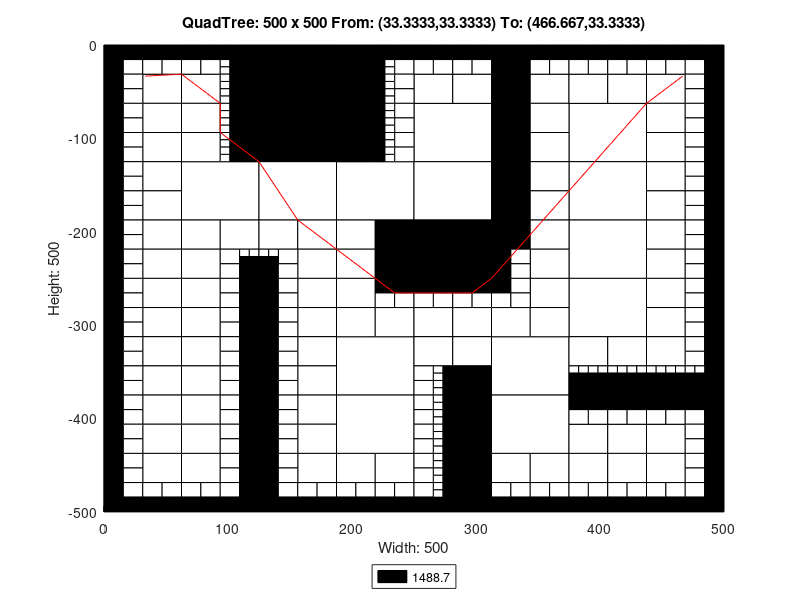

This chart was generated by the following MATLAB code:
axis([0 500 -500 0]);
title('QuadTree: 500 x 500 From: (33.3333,33.3333) To: (466.667,33.3333)');
xlabel('Width: 500');
ylabel('Height: 500');
rectangle('Position',[125 -62.5 62.5 62.5], 'FaceColor',[0 0 0]);
rectangle('Position',[125 -125 62.5 62.5], 'FaceColor',[0 0 0]);
rectangle('Position',[62.5 -187.5 62.5 62.5], 'FaceColor',[1 1 1]);
rectangle('Position',[125 -187.5 62.5 62.5], 'FaceColor',[1 1 1]);
rectangle('Position',[187.5 -187.5 62.5 62.5], 'FaceColor',[1 1 1]);
rectangle('Position',[250 -125 62.5 62.5], 'FaceColor',[1 1 1]);
rectangle('Position',[375 -125 62.5 62.5], 'FaceColor',[1 1 1]);
rectangle('Position',[250 -187.5 62.5 62.5], 'FaceColor',[1 1 1]);
rectangle('Position',[250 -250 62.5 62.5], 'FaceColor',[0 0 0]);
rectangle('Position',[375 -187.5 62.5 62.5], 'FaceColor',[1 1 1]);
rectangle('Position',[375 -250 62.5 62.5], 'FaceColor',[1 1 1]);
rectangle('Position',[187.5 -375 62.5 62.5], 'FaceColor',[1 1 1]);
rectangle('Position',[187.5 -437.5 62.5 62.5], 'FaceColor',[1 1 1]);
rectangle('Position',[312.5 -375 62.5 62.5], 'FaceColor',[1 1 1]);
rectangle('Position',[375 -312.5 62.5 62.5], 'FaceColor',[1 1 1]);
rectangle('Position',[312.5 -437.5 62.5 62.5], 'FaceColor',[1 1 1]);
rectangle('Position',[31.25 -62.5 31.25 31.25], 'FaceColor',[1 1 1]);
rectangle('Position',[62.5 -62.5 31.25 31.25], 'FaceColor',[1 1 1]);
rectangle('Position',[31.25 -93.75 31.25 31.25], 'FaceColor',[1 1 1]);
rectangle('Position',[31.25 -125 31.25 31.25], 'FaceColor',[1 1 1]);
rectangle('Position',[62.5 -93.75 31.25 31.25], 'FaceColor',[1 1 1]);
rectangle('Position',[62.5 -125 31.25 31.25], 'FaceColor',[1 1 1]);
rectangle('Position',[187.5 -31.25 31.25 31.25], 'FaceColor',[0 0 0]);
rectangle('Position',[187.5 -62.5 31.25 31.25], 'FaceColor',[0 0 0]);
rectangle('Position',[187.5 -93.75 31.25 31.25], 'FaceColor',[0 0 0]);
rectangle('Position',[187.5 -125 31.25 31.25], 'FaceColor',[0 0 0]);
rectangle('Position',[31.25 -156.25 31.25 31.25], 'FaceColor',[1 1 1]);
rectangle('Position',[31.25 -187.5 31.25 31.25], 'FaceColor',[1 1 1]);
rectangle('Position',[31.25 -218.75 31.25 31.25], 'FaceColor',[1 1 1]);
rectangle('Position',[31.25 -250 31.25 31.25], 'FaceColor',[1 1 1]);
rectangle('Position',[62.5 -218.75 31.25 31.25], 'FaceColor',[1 1 1]);
rectangle('Position',[93.75 -218.75 31.25 31.25], 'FaceColor',[1 1 1]);
rectangle('Position',[62.5 -250 31.25 31.25], 'FaceColor',[1 1 1]);
rectangle('Position',[125 -218.75 31.25 31.25], 'FaceColor',[1 1 1]);
rectangle('Position',[156.25 -218.75 31.25 31.25], 'FaceColor',[1 1 1]);
rectangle('Position',[156.25 -250 31.25 31.25], 'FaceColor',[1 1 1]);
rectangle('Position',[187.5 -218.75 31.25 31.25], 'FaceColor',[1 1 1]);
rectangle('Position',[218.75 -218.75 31.25 31.25], 'FaceColor',[0 0 0]);
rectangle('Position',[187.5 -250 31.25 31.25], 'FaceColor',[1 1 1]);
rectangle('Position',[218.75 -250 31.25 31.25], 'FaceColor',[0 0 0]);
rectangle('Position',[250 -62.5 31.25 31.25], 'FaceColor',[1 1 1]);
rectangle('Position',[281.25 -62.5 31.25 31.25], 'FaceColor',[1 1 1]);
rectangle('Position',[312.5 -31.25 31.25 31.25], 'FaceColor',[0 0 0]);
rectangle('Position',[312.5 -62.5 31.25 31.25], 'FaceColor',[0 0 0]);
rectangle('Position',[343.75 -62.5 31.25 31.25], 'FaceColor',[1 1 1]);
rectangle('Position',[312.5 -93.75 31.25 31.25], 'FaceColor',[0 0 0]);
rectangle('Position',[343.75 -93.75 31.25 31.25], 'FaceColor',[1 1 1]);
rectangle('Position',[312.5 -125 31.25 31.25], 'FaceColor',[0 0 0]);
rectangle('Position',[343.75 -125 31.25 31.25], 'FaceColor',[1 1 1]);
rectangle('Position',[375 -62.5 31.25 31.25], 'FaceColor',[1 1 1]);
rectangle('Position',[406.25 -62.5 31.25 31.25], 'FaceColor',[1 1 1]);
rectangle('Position',[437.5 -62.5 31.25 31.25], 'FaceColor',[1 1 1]);
rectangle('Position',[437.5 -93.75 31.25 31.25], 'FaceColor',[1 1 1]);
rectangle('Position',[437.5 -125 31.25 31.25], 'FaceColor',[1 1 1]);
rectangle('Position',[312.5 -156.25 31.25 31.25], 'FaceColor',[0 0 0]);
rectangle('Position',[343.75 -156.25 31.25 31.25], 'FaceColor',[1 1 1]);
rectangle('Position',[312.5 -187.5 31.25 31.25], 'FaceColor',[0 0 0]);
rectangle('Position',[343.75 -187.5 31.25 31.25], 'FaceColor',[1 1 1]);
rectangle('Position',[312.5 -218.75 31.25 31.25], 'FaceColor',[0 0 0]);
rectangle('Position',[343.75 -218.75 31.25 31.25], 'FaceColor',[1 1 1]);
rectangle('Position',[343.75 -250 31.25 31.25], 'FaceColor',[1 1 1]);
rectangle('Position',[437.5 -156.25 31.25 31.25], 'FaceColor',[1 1 1]);
rectangle('Position',[437.5 -187.5 31.25 31.25], 'FaceColor',[1 1 1]);
rectangle('Position',[437.5 -218.75 31.25 31.25], 'FaceColor',[1 1 1]);
rectangle('Position',[437.5 -250 31.25 31.25], 'FaceColor',[1 1 1]);
rectangle('Position',[31.25 -281.25 31.25 31.25], 'FaceColor',[1 1 1]);
rectangle('Position',[31.25 -312.5 31.25 31.25], 'FaceColor',[1 1 1]);
rectangle('Position',[62.5 -281.25 31.25 31.25], 'FaceColor',[1 1 1]);
rectangle('Position',[62.5 -312.5 31.25 31.25], 'FaceColor',[1 1 1]);
rectangle('Position',[31.25 -343.75 31.25 31.25], 'FaceColor',[1 1 1]);
rectangle('Position',[31.25 -375 31.25 31.25], 'FaceColor',[1 1 1]);
rectangle('Position',[62.5 -343.75 31.25 31.25], 'FaceColor',[1 1 1]);
rectangle('Position',[62.5 -375 31.25 31.25], 'FaceColor',[1 1 1]);
rectangle('Position',[156.25 -281.25 31.25 31.25], 'FaceColor',[1 1 1]);
rectangle('Position',[156.25 -312.5 31.25 31.25], 'FaceColor',[1 1 1]);
rectangle('Position',[187.5 -281.25 31.25 31.25], 'FaceColor',[1 1 1]);
rectangle('Position',[187.5 -312.5 31.25 31.25], 'FaceColor',[1 1 1]);
rectangle('Position',[218.75 -312.5 31.25 31.25], 'FaceColor',[1 1 1]);
rectangle('Position',[156.25 -343.75 31.25 31.25], 'FaceColor',[1 1 1]);
rectangle('Position',[156.25 -375 31.25 31.25], 'FaceColor',[1 1 1]);
rectangle('Position',[31.25 -406.25 31.25 31.25], 'FaceColor',[1 1 1]);
rectangle('Position',[31.25 -437.5 31.25 31.25], 'FaceColor',[1 1 1]);
rectangle('Position',[62.5 -406.25 31.25 31.25], 'FaceColor',[1 1 1]);
rectangle('Position',[62.5 -437.5 31.25 31.25], 'FaceColor',[1 1 1]);
rectangle('Position',[31.25 -468.75 31.25 31.25], 'FaceColor',[1 1 1]);
rectangle('Position',[62.5 -468.75 31.25 31.25], 'FaceColor',[1 1 1]);
rectangle('Position',[156.25 -406.25 31.25 31.25], 'FaceColor',[1 1 1]);
rectangle('Position',[156.25 -437.5 31.25 31.25], 'FaceColor',[1 1 1]);
rectangle('Position',[156.25 -468.75 31.25 31.25], 'FaceColor',[1 1 1]);
rectangle('Position',[187.5 -468.75 31.25 31.25], 'FaceColor',[1 1 1]);
rectangle('Position',[218.75 -468.75 31.25 31.25], 'FaceColor',[1 1 1]);
rectangle('Position',[250 -312.5 31.25 31.25], 'FaceColor',[1 1 1]);
rectangle('Position',[281.25 -312.5 31.25 31.25], 'FaceColor',[1 1 1]);
rectangle('Position',[343.75 -281.25 31.25 31.25], 'FaceColor',[1 1 1]);
rectangle('Position',[312.5 -312.5 31.25 31.25], 'FaceColor',[1 1 1]);
rectangle('Position',[343.75 -312.5 31.25 31.25], 'FaceColor',[1 1 1]);
rectangle('Position',[250 -343.75 31.25 31.25], 'FaceColor',[1 1 1]);
rectangle('Position',[281.25 -343.75 31.25 31.25], 'FaceColor',[1 1 1]);
rectangle('Position',[281.25 -375 31.25 31.25], 'FaceColor',[0 0 0]);
rectangle('Position',[437.5 -281.25 31.25 31.25], 'FaceColor',[1 1 1]);
rectangle('Position',[437.5 -312.5 31.25 31.25], 'FaceColor',[1 1 1]);
rectangle('Position',[375 -343.75 31.25 31.25], 'FaceColor',[1 1 1]);
rectangle('Position',[406.25 -343.75 31.25 31.25], 'FaceColor',[1 1 1]);
rectangle('Position',[437.5 -343.75 31.25 31.25], 'FaceColor',[1 1 1]);
rectangle('Position',[281.25 -406.25 31.25 31.25], 'FaceColor',[0 0 0]);
rectangle('Position',[281.25 -437.5 31.25 31.25], 'FaceColor',[0 0 0]);
rectangle('Position',[281.25 -468.75 31.25 31.25], 'FaceColor',[0 0 0]);
rectangle('Position',[281.25 -500 31.25 31.25], 'FaceColor',[0 0 0]);
rectangle('Position',[312.5 -468.75 31.25 31.25], 'FaceColor',[1 1 1]);
rectangle('Position',[343.75 -468.75 31.25 31.25], 'FaceColor',[1 1 1]);
rectangle('Position',[375 -437.5 31.25 31.25], 'FaceColor',[1 1 1]);
rectangle('Position',[406.25 -437.5 31.25 31.25], 'FaceColor',[1 1 1]);
rectangle('Position',[437.5 -437.5 31.25 31.25], 'FaceColor',[1 1 1]);
rectangle('Position',[375 -468.75 31.25 31.25], 'FaceColor',[1 1 1]);
rectangle('Position',[406.25 -468.75 31.25 31.25], 'FaceColor',[1 1 1]);
rectangle('Position',[437.5 -468.75 31.25 31.25], 'FaceColor',[1 1 1]);
rectangle('Position',[0 -15.625 15.625 15.625], 'FaceColor',[0 0 0]);
rectangle('Position',[15.625 -15.625 15.625 15.625], 'FaceColor',[0 0 0]);
rectangle('Position',[0 -31.25 15.625 15.625], 'FaceColor',[0 0 0]);
rectangle('Position',[15.625 -31.25 15.625 15.625], 'FaceColor',[1 1 1]);
rectangle('Position',[31.25 -15.625 15.625 15.625], 'FaceColor',[0 0 0]);
rectangle('Position',[46.875 -15.625 15.625 15.625], 'FaceColor',[0 0 0]);
rectangle('Position',[31.25 -31.25 15.625 15.625], 'FaceColor',[1 1 1]);
rectangle('Position',[46.875 -31.25 15.625 15.625], 'FaceColor',[1 1 1]);
rectangle('Position',[0 -46.875 15.625 15.625], 'FaceColor',[0 0 0]);
rectangle('Position',[15.625 -46.875 15.625 15.625], 'FaceColor',[1 1 1]);
rectangle('Position',[0 -62.5 15.625 15.625], 'FaceColor',[0 0 0]);
rectangle('Position',[15.625 -62.5 15.625 15.625], 'FaceColor',[1 1 1]);
rectangle('Position',[62.5 -15.625 15.625 15.625], 'FaceColor',[0 0 0]);
rectangle('Position',[78.125 -15.625 15.625 15.625], 'FaceColor',[0 0 0]);
rectangle('Position',[62.5 -31.25 15.625 15.625], 'FaceColor',[1 1 1]);
rectangle('Position',[78.125 -31.25 15.625 15.625], 'FaceColor',[1 1 1]);
rectangle('Position',[93.75 -15.625 15.625 15.625], 'FaceColor',[0 0 0]);
rectangle('Position',[109.375 -15.625 15.625 15.625], 'FaceColor',[0 0 0]);
rectangle('Position',[109.375 -31.25 15.625 15.625], 'FaceColor',[0 0 0]);
rectangle('Position',[109.375 -46.875 15.625 15.625], 'FaceColor',[0 0 0]);
rectangle('Position',[109.375 -62.5 15.625 15.625], 'FaceColor',[0 0 0]);
rectangle('Position',[0 -78.125 15.625 15.625], 'FaceColor',[0 0 0]);
rectangle('Position',[15.625 -78.125 15.625 15.625], 'FaceColor',[1 1 1]);
rectangle('Position',[0 -93.75 15.625 15.625], 'FaceColor',[0 0 0]);
rectangle('Position',[15.625 -93.75 15.625 15.625], 'FaceColor',[1 1 1]);
rectangle('Position',[0 -109.375 15.625 15.625], 'FaceColor',[0 0 0]);
rectangle('Position',[15.625 -109.375 15.625 15.625], 'FaceColor',[1 1 1]);
rectangle('Position',[0 -125 15.625 15.625], 'FaceColor',[0 0 0]);
rectangle('Position',[15.625 -125 15.625 15.625], 'FaceColor',[1 1 1]);
rectangle('Position',[109.375 -78.125 15.625 15.625], 'FaceColor',[0 0 0]);
rectangle('Position',[109.375 -93.75 15.625 15.625], 'FaceColor',[0 0 0]);
rectangle('Position',[109.375 -109.375 15.625 15.625], 'FaceColor',[0 0 0]);
rectangle('Position',[109.375 -125 15.625 15.625], 'FaceColor',[0 0 0]);
rectangle('Position',[218.75 -15.625 15.625 15.625], 'FaceColor',[0 0 0]);
rectangle('Position',[234.375 -15.625 15.625 15.625], 'FaceColor',[0 0 0]);
rectangle('Position',[234.375 -31.25 15.625 15.625], 'FaceColor',[1 1 1]);
rectangle('Position',[234.375 -46.875 15.625 15.625], 'FaceColor',[1 1 1]);
rectangle('Position',[234.375 -62.5 15.625 15.625], 'FaceColor',[1 1 1]);
rectangle('Position',[234.375 -78.125 15.625 15.625], 'FaceColor',[1 1 1]);
rectangle('Position',[234.375 -93.75 15.625 15.625], 'FaceColor',[1 1 1]);
rectangle('Position',[234.375 -109.375 15.625 15.625], 'FaceColor',[1 1 1]);
rectangle('Position',[234.375 -125 15.625 15.625], 'FaceColor',[1 1 1]);
rectangle('Position',[0 -140.625 15.625 15.625], 'FaceColor',[0 0 0]);
rectangle('Position',[15.625 -140.625 15.625 15.625], 'FaceColor',[1 1 1]);
rectangle('Position',[0 -156.25 15.625 15.625], 'FaceColor',[0 0 0]);
rectangle('Position',[15.625 -156.25 15.625 15.625], 'FaceColor',[1 1 1]);
rectangle('Position',[0 -171.875 15.625 15.625], 'FaceColor',[0 0 0]);
rectangle('Position',[15.625 -171.875 15.625 15.625], 'FaceColor',[1 1 1]);
rectangle('Position',[0 -187.5 15.625 15.625], 'FaceColor',[0 0 0]);
rectangle('Position',[15.625 -187.5 15.625 15.625], 'FaceColor',[1 1 1]);
rectangle('Position',[0 -203.125 15.625 15.625], 'FaceColor',[0 0 0]);
rectangle('Position',[15.625 -203.125 15.625 15.625], 'FaceColor',[1 1 1]);
rectangle('Position',[0 -218.75 15.625 15.625], 'FaceColor',[0 0 0]);
rectangle('Position',[15.625 -218.75 15.625 15.625], 'FaceColor',[1 1 1]);
rectangle('Position',[0 -234.375 15.625 15.625], 'FaceColor',[0 0 0]);
rectangle('Position',[15.625 -234.375 15.625 15.625], 'FaceColor',[1 1 1]);
rectangle('Position',[0 -250 15.625 15.625], 'FaceColor',[0 0 0]);
rectangle('Position',[15.625 -250 15.625 15.625], 'FaceColor',[1 1 1]);
rectangle('Position',[93.75 -234.375 15.625 15.625], 'FaceColor',[1 1 1]);
rectangle('Position',[93.75 -250 15.625 15.625], 'FaceColor',[1 1 1]);
rectangle('Position',[109.375 -250 15.625 15.625], 'FaceColor',[0 0 0]);
rectangle('Position',[140.625 -234.375 15.625 15.625], 'FaceColor',[1 1 1]);
rectangle('Position',[125 -250 15.625 15.625], 'FaceColor',[0 0 0]);
rectangle('Position',[140.625 -250 15.625 15.625], 'FaceColor',[1 1 1]);
rectangle('Position',[250 -15.625 15.625 15.625], 'FaceColor',[0 0 0]);
rectangle('Position',[265.625 -15.625 15.625 15.625], 'FaceColor',[0 0 0]);
rectangle('Position',[250 -31.25 15.625 15.625], 'FaceColor',[1 1 1]);
rectangle('Position',[265.625 -31.25 15.625 15.625], 'FaceColor',[1 1 1]);
rectangle('Position',[281.25 -15.625 15.625 15.625], 'FaceColor',[0 0 0]);
rectangle('Position',[296.875 -15.625 15.625 15.625], 'FaceColor',[0 0 0]);
rectangle('Position',[281.25 -31.25 15.625 15.625], 'FaceColor',[1 1 1]);
rectangle('Position',[296.875 -31.25 15.625 15.625], 'FaceColor',[1 1 1]);
rectangle('Position',[343.75 -15.625 15.625 15.625], 'FaceColor',[0 0 0]);
rectangle('Position',[359.375 -15.625 15.625 15.625], 'FaceColor',[0 0 0]);
rectangle('Position',[343.75 -31.25 15.625 15.625], 'FaceColor',[1 1 1]);
rectangle('Position',[359.375 -31.25 15.625 15.625], 'FaceColor',[1 1 1]);
rectangle('Position',[375 -15.625 15.625 15.625], 'FaceColor',[0 0 0]);
rectangle('Position',[390.625 -15.625 15.625 15.625], 'FaceColor',[0 0 0]);
rectangle('Position',[375 -31.25 15.625 15.625], 'FaceColor',[1 1 1]);
rectangle('Position',[390.625 -31.25 15.625 15.625], 'FaceColor',[1 1 1]);
rectangle('Position',[406.25 -15.625 15.625 15.625], 'FaceColor',[0 0 0]);
rectangle('Position',[421.875 -15.625 15.625 15.625], 'FaceColor',[0 0 0]);
rectangle('Position',[406.25 -31.25 15.625 15.625], 'FaceColor',[1 1 1]);
rectangle('Position',[421.875 -31.25 15.625 15.625], 'FaceColor',[1 1 1]);
rectangle('Position',[437.5 -15.625 15.625 15.625], 'FaceColor',[0 0 0]);
rectangle('Position',[453.125 -15.625 15.625 15.625], 'FaceColor',[0 0 0]);
rectangle('Position',[437.5 -31.25 15.625 15.625], 'FaceColor',[1 1 1]);
rectangle('Position',[453.125 -31.25 15.625 15.625], 'FaceColor',[1 1 1]);
rectangle('Position',[468.75 -15.625 15.625 15.625], 'FaceColor',[0 0 0]);
rectangle('Position',[484.375 -15.625 15.625 15.625], 'FaceColor',[0 0 0]);
rectangle('Position',[468.75 -31.25 15.625 15.625], 'FaceColor',[1 1 1]);
rectangle('Position',[484.375 -31.25 15.625 15.625], 'FaceColor',[0 0 0]);
rectangle('Position',[468.75 -46.875 15.625 15.625], 'FaceColor',[1 1 1]);
rectangle('Position',[484.375 -46.875 15.625 15.625], 'FaceColor',[0 0 0]);
rectangle('Position',[468.75 -62.5 15.625 15.625], 'FaceColor',[1 1 1]);
rectangle('Position',[484.375 -62.5 15.625 15.625], 'FaceColor',[0 0 0]);
rectangle('Position',[468.75 -78.125 15.625 15.625], 'FaceColor',[1 1 1]);
rectangle('Position',[484.375 -78.125 15.625 15.625], 'FaceColor',[0 0 0]);
rectangle('Position',[468.75 -93.75 15.625 15.625], 'FaceColor',[1 1 1]);
rectangle('Position',[484.375 -93.75 15.625 15.625], 'FaceColor',[0 0 0]);
rectangle('Position',[468.75 -109.375 15.625 15.625], 'FaceColor',[1 1 1]);
rectangle('Position',[484.375 -109.375 15.625 15.625], 'FaceColor',[0 0 0]);
rectangle('Position',[468.75 -125 15.625 15.625], 'FaceColor',[1 1 1]);
rectangle('Position',[484.375 -125 15.625 15.625], 'FaceColor',[0 0 0]);
rectangle('Position',[312.5 -234.375 15.625 15.625], 'FaceColor',[0 0 0]);
rectangle('Position',[328.125 -234.375 15.625 15.625], 'FaceColor',[1 1 1]);
rectangle('Position',[312.5 -250 15.625 15.625], 'FaceColor',[0 0 0]);
rectangle('Position',[328.125 -250 15.625 15.625], 'FaceColor',[1 1 1]);
rectangle('Position',[468.75 -140.625 15.625 15.625], 'FaceColor',[1 1 1]);
rectangle('Position',[484.375 -140.625 15.625 15.625], 'FaceColor',[0 0 0]);
rectangle('Position',[468.75 -156.25 15.625 15.625], 'FaceColor',[1 1 1]);
rectangle('Position',[484.375 -156.25 15.625 15.625], 'FaceColor',[0 0 0]);
rectangle('Position',[468.75 -171.875 15.625 15.625], 'FaceColor',[1 1 1]);
rectangle('Position',[484.375 -171.875 15.625 15.625], 'FaceColor',[0 0 0]);
rectangle('Position',[468.75 -187.5 15.625 15.625], 'FaceColor',[1 1 1]);
rectangle('Position',[484.375 -187.5 15.625 15.625], 'FaceColor',[0 0 0]);
rectangle('Position',[468.75 -203.125 15.625 15.625], 'FaceColor',[1 1 1]);
rectangle('Position',[484.375 -203.125 15.625 15.625], 'FaceColor',[0 0 0]);
rectangle('Position',[468.75 -218.75 15.625 15.625], 'FaceColor',[1 1 1]);
rectangle('Position',[484.375 -218.75 15.625 15.625], 'FaceColor',[0 0 0]);
rectangle('Position',[468.75 -234.375 15.625 15.625], 'FaceColor',[1 1 1]);
rectangle('Position',[484.375 -234.375 15.625 15.625], 'FaceColor',[0 0 0]);
rectangle('Position',[468.75 -250 15.625 15.625], 'FaceColor',[1 1 1]);
rectangle('Position',[484.375 -250 15.625 15.625], 'FaceColor',[0 0 0]);
rectangle('Position',[0 -265.625 15.625 15.625], 'FaceColor',[0 0 0]);
rectangle('Position',[15.625 -265.625 15.625 15.625], 'FaceColor',[1 1 1]);
rectangle('Position',[0 -281.25 15.625 15.625], 'FaceColor',[0 0 0]);
rectangle('Position',[15.625 -281.25 15.625 15.625], 'FaceColor',[1 1 1]);
rectangle('Position',[0 -296.875 15.625 15.625], 'FaceColor',[0 0 0]);
rectangle('Position',[15.625 -296.875 15.625 15.625], 'FaceColor',[1 1 1]);
rectangle('Position',[0 -312.5 15.625 15.625], 'FaceColor',[0 0 0]);
rectangle('Position',[15.625 -312.5 15.625 15.625], 'FaceColor',[1 1 1]);
rectangle('Position',[93.75 -265.625 15.625 15.625], 'FaceColor',[1 1 1]);
rectangle('Position',[109.375 -265.625 15.625 15.625], 'FaceColor',[0 0 0]);
rectangle('Position',[93.75 -281.25 15.625 15.625], 'FaceColor',[1 1 1]);
rectangle('Position',[109.375 -281.25 15.625 15.625], 'FaceColor',[0 0 0]);
rectangle('Position',[93.75 -296.875 15.625 15.625], 'FaceColor',[1 1 1]);
rectangle('Position',[109.375 -296.875 15.625 15.625], 'FaceColor',[0 0 0]);
rectangle('Position',[93.75 -312.5 15.625 15.625], 'FaceColor',[1 1 1]);
rectangle('Position',[109.375 -312.5 15.625 15.625], 'FaceColor',[0 0 0]);
rectangle('Position',[0 -328.125 15.625 15.625], 'FaceColor',[0 0 0]);
rectangle('Position',[15.625 -328.125 15.625 15.625], 'FaceColor',[1 1 1]);
rectangle('Position',[0 -343.75 15.625 15.625], 'FaceColor',[0 0 0]);
rectangle('Position',[15.625 -343.75 15.625 15.625], 'FaceColor',[1 1 1]);
rectangle('Position',[0 -359.375 15.625 15.625], 'FaceColor',[0 0 0]);
rectangle('Position',[15.625 -359.375 15.625 15.625], 'FaceColor',[1 1 1]);
rectangle('Position',[0 -375 15.625 15.625], 'FaceColor',[0 0 0]);
rectangle('Position',[15.625 -375 15.625 15.625], 'FaceColor',[1 1 1]);
rectangle('Position',[93.75 -328.125 15.625 15.625], 'FaceColor',[1 1 1]);
rectangle('Position',[109.375 -328.125 15.625 15.625], 'FaceColor',[0 0 0]);
rectangle('Position',[93.75 -343.75 15.625 15.625], 'FaceColor',[1 1 1]);
rectangle('Position',[109.375 -343.75 15.625 15.625], 'FaceColor',[0 0 0]);
rectangle('Position',[93.75 -359.375 15.625 15.625], 'FaceColor',[1 1 1]);
rectangle('Position',[109.375 -359.375 15.625 15.625], 'FaceColor',[0 0 0]);
rectangle('Position',[93.75 -375 15.625 15.625], 'FaceColor',[1 1 1]);
rectangle('Position',[109.375 -375 15.625 15.625], 'FaceColor',[0 0 0]);
rectangle('Position',[125 -265.625 15.625 15.625], 'FaceColor',[0 0 0]);
rectangle('Position',[140.625 -265.625 15.625 15.625], 'FaceColor',[1 1 1]);
rectangle('Position',[125 -281.25 15.625 15.625], 'FaceColor',[0 0 0]);
rectangle('Position',[140.625 -281.25 15.625 15.625], 'FaceColor',[1 1 1]);
rectangle('Position',[125 -296.875 15.625 15.625], 'FaceColor',[0 0 0]);
rectangle('Position',[140.625 -296.875 15.625 15.625], 'FaceColor',[1 1 1]);
rectangle('Position',[125 -312.5 15.625 15.625], 'FaceColor',[0 0 0]);
rectangle('Position',[140.625 -312.5 15.625 15.625], 'FaceColor',[1 1 1]);
rectangle('Position',[218.75 -265.625 15.625 15.625], 'FaceColor',[0 0 0]);
rectangle('Position',[234.375 -265.625 15.625 15.625], 'FaceColor',[0 0 0]);
rectangle('Position',[218.75 -281.25 15.625 15.625], 'FaceColor',[1 1 1]);
rectangle('Position',[234.375 -281.25 15.625 15.625], 'FaceColor',[1 1 1]);
rectangle('Position',[125 -328.125 15.625 15.625], 'FaceColor',[0 0 0]);
rectangle('Position',[140.625 -328.125 15.625 15.625], 'FaceColor',[1 1 1]);
rectangle('Position',[125 -343.75 15.625 15.625], 'FaceColor',[0 0 0]);
rectangle('Position',[140.625 -343.75 15.625 15.625], 'FaceColor',[1 1 1]);
rectangle('Position',[125 -359.375 15.625 15.625], 'FaceColor',[0 0 0]);
rectangle('Position',[140.625 -359.375 15.625 15.625], 'FaceColor',[1 1 1]);
rectangle('Position',[125 -375 15.625 15.625], 'FaceColor',[0 0 0]);
rectangle('Position',[140.625 -375 15.625 15.625], 'FaceColor',[1 1 1]);
rectangle('Position',[0 -390.625 15.625 15.625], 'FaceColor',[0 0 0]);
rectangle('Position',[15.625 -390.625 15.625 15.625], 'FaceColor',[1 1 1]);
rectangle('Position',[0 -406.25 15.625 15.625], 'FaceColor',[0 0 0]);
rectangle('Position',[15.625 -406.25 15.625 15.625], 'FaceColor',[1 1 1]);
rectangle('Position',[0 -421.875 15.625 15.625], 'FaceColor',[0 0 0]);
rectangle('Position',[15.625 -421.875 15.625 15.625], 'FaceColor',[1 1 1]);
rectangle('Position',[0 -437.5 15.625 15.625], 'FaceColor',[0 0 0]);
rectangle('Position',[15.625 -437.5 15.625 15.625], 'FaceColor',[1 1 1]);
rectangle('Position',[93.75 -390.625 15.625 15.625], 'FaceColor',[1 1 1]);
rectangle('Position',[109.375 -390.625 15.625 15.625], 'FaceColor',[0 0 0]);
rectangle('Position',[93.75 -406.25 15.625 15.625], 'FaceColor',[1 1 1]);
rectangle('Position',[109.375 -406.25 15.625 15.625], 'FaceColor',[0 0 0]);
rectangle('Position',[93.75 -421.875 15.625 15.625], 'FaceColor',[1 1 1]);
rectangle('Position',[109.375 -421.875 15.625 15.625], 'FaceColor',[0 0 0]);
rectangle('Position',[93.75 -437.5 15.625 15.625], 'FaceColor',[1 1 1]);
rectangle('Position',[109.375 -437.5 15.625 15.625], 'FaceColor',[0 0 0]);
rectangle('Position',[0 -453.125 15.625 15.625], 'FaceColor',[0 0 0]);
rectangle('Position',[15.625 -453.125 15.625 15.625], 'FaceColor',[1 1 1]);
rectangle('Position',[0 -468.75 15.625 15.625], 'FaceColor',[0 0 0]);
rectangle('Position',[15.625 -468.75 15.625 15.625], 'FaceColor',[1 1 1]);
rectangle('Position',[0 -484.375 15.625 15.625], 'FaceColor',[0 0 0]);
rectangle('Position',[15.625 -484.375 15.625 15.625], 'FaceColor',[1 1 1]);
rectangle('Position',[0 -500 15.625 15.625], 'FaceColor',[0 0 0]);
rectangle('Position',[15.625 -500 15.625 15.625], 'FaceColor',[0 0 0]);
rectangle('Position',[31.25 -484.375 15.625 15.625], 'FaceColor',[1 1 1]);
rectangle('Position',[46.875 -484.375 15.625 15.625], 'FaceColor',[1 1 1]);
rectangle('Position',[31.25 -500 15.625 15.625], 'FaceColor',[0 0 0]);
rectangle('Position',[46.875 -500 15.625 15.625], 'FaceColor',[0 0 0]);
rectangle('Position',[93.75 -453.125 15.625 15.625], 'FaceColor',[1 1 1]);
rectangle('Position',[109.375 -453.125 15.625 15.625], 'FaceColor',[0 0 0]);
rectangle('Position',[93.75 -468.75 15.625 15.625], 'FaceColor',[1 1 1]);
rectangle('Position',[109.375 -468.75 15.625 15.625], 'FaceColor',[0 0 0]);
rectangle('Position',[62.5 -484.375 15.625 15.625], 'FaceColor',[1 1 1]);
rectangle('Position',[78.125 -484.375 15.625 15.625], 'FaceColor',[1 1 1]);
rectangle('Position',[62.5 -500 15.625 15.625], 'FaceColor',[0 0 0]);
rectangle('Position',[78.125 -500 15.625 15.625], 'FaceColor',[0 0 0]);
rectangle('Position',[93.75 -484.375 15.625 15.625], 'FaceColor',[1 1 1]);
rectangle('Position',[109.375 -484.375 15.625 15.625], 'FaceColor',[0 0 0]);
rectangle('Position',[93.75 -500 15.625 15.625], 'FaceColor',[0 0 0]);
rectangle('Position',[109.375 -500 15.625 15.625], 'FaceColor',[0 0 0]);
rectangle('Position',[125 -390.625 15.625 15.625], 'FaceColor',[0 0 0]);
rectangle('Position',[140.625 -390.625 15.625 15.625], 'FaceColor',[1 1 1]);
rectangle('Position',[125 -406.25 15.625 15.625], 'FaceColor',[0 0 0]);
rectangle('Position',[140.625 -406.25 15.625 15.625], 'FaceColor',[1 1 1]);
rectangle('Position',[125 -421.875 15.625 15.625], 'FaceColor',[0 0 0]);
rectangle('Position',[140.625 -421.875 15.625 15.625], 'FaceColor',[1 1 1]);
rectangle('Position',[125 -437.5 15.625 15.625], 'FaceColor',[0 0 0]);
rectangle('Position',[140.625 -437.5 15.625 15.625], 'FaceColor',[1 1 1]);
rectangle('Position',[125 -453.125 15.625 15.625], 'FaceColor',[0 0 0]);
rectangle('Position',[140.625 -453.125 15.625 15.625], 'FaceColor',[1 1 1]);
rectangle('Position',[125 -468.75 15.625 15.625], 'FaceColor',[0 0 0]);
rectangle('Position',[140.625 -468.75 15.625 15.625], 'FaceColor',[1 1 1]);
rectangle('Position',[125 -484.375 15.625 15.625], 'FaceColor',[0 0 0]);
rectangle('Position',[140.625 -484.375 15.625 15.625], 'FaceColor',[1 1 1]);
rectangle('Position',[125 -500 15.625 15.625], 'FaceColor',[0 0 0]);
rectangle('Position',[140.625 -500 15.625 15.625], 'FaceColor',[0 0 0]);
rectangle('Position',[156.25 -484.375 15.625 15.625], 'FaceColor',[1 1 1]);
rectangle('Position',[171.875 -484.375 15.625 15.625], 'FaceColor',[1 1 1]);
rectangle('Position',[156.25 -500 15.625 15.625], 'FaceColor',[0 0 0]);
rectangle('Position',[171.875 -500 15.625 15.625], 'FaceColor',[0 0 0]);
rectangle('Position',[187.5 -484.375 15.625 15.625], 'FaceColor',[1 1 1]);
rectangle('Position',[203.125 -484.375 15.625 15.625], 'FaceColor',[1 1 1]);
rectangle('Position',[187.5 -500 15.625 15.625], 'FaceColor',[0 0 0]);
rectangle('Position',[203.125 -500 15.625 15.625], 'FaceColor',[0 0 0]);
rectangle('Position',[218.75 -484.375 15.625 15.625], 'FaceColor',[1 1 1]);
rectangle('Position',[234.375 -484.375 15.625 15.625], 'FaceColor',[1 1 1]);
rectangle('Position',[218.75 -500 15.625 15.625], 'FaceColor',[0 0 0]);
rectangle('Position',[234.375 -500 15.625 15.625], 'FaceColor',[0 0 0]);
rectangle('Position',[250 -265.625 15.625 15.625], 'FaceColor',[0 0 0]);
rectangle('Position',[265.625 -265.625 15.625 15.625], 'FaceColor',[0 0 0]);
rectangle('Position',[250 -281.25 15.625 15.625], 'FaceColor',[1 1 1]);
rectangle('Position',[265.625 -281.25 15.625 15.625], 'FaceColor',[1 1 1]);
rectangle('Position',[281.25 -265.625 15.625 15.625], 'FaceColor',[0 0 0]);
rectangle('Position',[296.875 -265.625 15.625 15.625], 'FaceColor',[0 0 0]);
rectangle('Position',[281.25 -281.25 15.625 15.625], 'FaceColor',[1 1 1]);
rectangle('Position',[296.875 -281.25 15.625 15.625], 'FaceColor',[1 1 1]);
rectangle('Position',[312.5 -265.625 15.625 15.625], 'FaceColor',[0 0 0]);
rectangle('Position',[328.125 -265.625 15.625 15.625], 'FaceColor',[1 1 1]);
rectangle('Position',[312.5 -281.25 15.625 15.625], 'FaceColor',[1 1 1]);
rectangle('Position',[328.125 -281.25 15.625 15.625], 'FaceColor',[1 1 1]);
rectangle('Position',[250 -359.375 15.625 15.625], 'FaceColor',[1 1 1]);
rectangle('Position',[250 -375 15.625 15.625], 'FaceColor',[1 1 1]);
rectangle('Position',[468.75 -265.625 15.625 15.625], 'FaceColor',[1 1 1]);
rectangle('Position',[484.375 -265.625 15.625 15.625], 'FaceColor',[0 0 0]);
rectangle('Position',[468.75 -281.25 15.625 15.625], 'FaceColor',[1 1 1]);
rectangle('Position',[484.375 -281.25 15.625 15.625], 'FaceColor',[0 0 0]);
rectangle('Position',[468.75 -296.875 15.625 15.625], 'FaceColor',[1 1 1]);
rectangle('Position',[484.375 -296.875 15.625 15.625], 'FaceColor',[0 0 0]);
rectangle('Position',[468.75 -312.5 15.625 15.625], 'FaceColor',[1 1 1]);
rectangle('Position',[484.375 -312.5 15.625 15.625], 'FaceColor',[0 0 0]);
rectangle('Position',[375 -375 15.625 15.625], 'FaceColor',[0 0 0]);
rectangle('Position',[390.625 -375 15.625 15.625], 'FaceColor',[0 0 0]);
rectangle('Position',[406.25 -375 15.625 15.625], 'FaceColor',[0 0 0]);
rectangle('Position',[421.875 -375 15.625 15.625], 'FaceColor',[0 0 0]);
rectangle('Position',[468.75 -328.125 15.625 15.625], 'FaceColor',[1 1 1]);
rectangle('Position',[484.375 -328.125 15.625 15.625], 'FaceColor',[0 0 0]);
rectangle('Position',[468.75 -343.75 15.625 15.625], 'FaceColor',[1 1 1]);
rectangle('Position',[484.375 -343.75 15.625 15.625], 'FaceColor',[0 0 0]);
rectangle('Position',[437.5 -375 15.625 15.625], 'FaceColor',[0 0 0]);
rectangle('Position',[453.125 -375 15.625 15.625], 'FaceColor',[0 0 0]);
rectangle('Position',[484.375 -359.375 15.625 15.625], 'FaceColor',[0 0 0]);
rectangle('Position',[468.75 -375 15.625 15.625], 'FaceColor',[0 0 0]);
rectangle('Position',[484.375 -375 15.625 15.625], 'FaceColor',[0 0 0]);
rectangle('Position',[250 -390.625 15.625 15.625], 'FaceColor',[1 1 1]);
rectangle('Position',[250 -406.25 15.625 15.625], 'FaceColor',[1 1 1]);
rectangle('Position',[250 -421.875 15.625 15.625], 'FaceColor',[1 1 1]);
rectangle('Position',[250 -437.5 15.625 15.625], 'FaceColor',[1 1 1]);
rectangle('Position',[250 -453.125 15.625 15.625], 'FaceColor',[1 1 1]);
rectangle('Position',[250 -468.75 15.625 15.625], 'FaceColor',[1 1 1]);
rectangle('Position',[250 -484.375 15.625 15.625], 'FaceColor',[1 1 1]);
rectangle('Position',[250 -500 15.625 15.625], 'FaceColor',[0 0 0]);
rectangle('Position',[265.625 -500 15.625 15.625], 'FaceColor',[0 0 0]);
rectangle('Position',[312.5 -484.375 15.625 15.625], 'FaceColor',[1 1 1]);
rectangle('Position',[328.125 -484.375 15.625 15.625], 'FaceColor',[1 1 1]);
rectangle('Position',[312.5 -500 15.625 15.625], 'FaceColor',[0 0 0]);
rectangle('Position',[328.125 -500 15.625 15.625], 'FaceColor',[0 0 0]);
rectangle('Position',[343.75 -484.375 15.625 15.625], 'FaceColor',[1 1 1]);
rectangle('Position',[359.375 -484.375 15.625 15.625], 'FaceColor',[1 1 1]);
rectangle('Position',[343.75 -500 15.625 15.625], 'FaceColor',[0 0 0]);
rectangle('Position',[359.375 -500 15.625 15.625], 'FaceColor',[0 0 0]);
rectangle('Position',[375 -390.625 15.625 15.625], 'FaceColor',[0 0 0]);
rectangle('Position',[390.625 -390.625 15.625 15.625], 'FaceColor',[0 0 0]);
rectangle('Position',[375 -406.25 15.625 15.625], 'FaceColor',[1 1 1]);
rectangle('Position',[390.625 -406.25 15.625 15.625], 'FaceColor',[1 1 1]);
rectangle('Position',[406.25 -390.625 15.625 15.625], 'FaceColor',[0 0 0]);
rectangle('Position',[421.875 -390.625 15.625 15.625], 'FaceColor',[0 0 0]);
rectangle('Position',[406.25 -406.25 15.625 15.625], 'FaceColor',[1 1 1]);
rectangle('Position',[421.875 -406.25 15.625 15.625], 'FaceColor',[1 1 1]);
rectangle('Position',[437.5 -390.625 15.625 15.625], 'FaceColor',[0 0 0]);
rectangle('Position',[453.125 -390.625 15.625 15.625], 'FaceColor',[0 0 0]);
rectangle('Position',[437.5 -406.25 15.625 15.625], 'FaceColor',[1 1 1]);
rectangle('Position',[453.125 -406.25 15.625 15.625], 'FaceColor',[1 1 1]);
rectangle('Position',[468.75 -390.625 15.625 15.625], 'FaceColor',[0 0 0]);
rectangle('Position',[484.375 -390.625 15.625 15.625], 'FaceColor',[0 0 0]);
rectangle('Position',[468.75 -406.25 15.625 15.625], 'FaceColor',[1 1 1]);
rectangle('Position',[484.375 -406.25 15.625 15.625], 'FaceColor',[0 0 0]);
rectangle('Position',[468.75 -421.875 15.625 15.625], 'FaceColor',[1 1 1]);
rectangle('Position',[484.375 -421.875 15.625 15.625], 'FaceColor',[0 0 0]);
rectangle('Position',[468.75 -437.5 15.625 15.625], 'FaceColor',[1 1 1]);
rectangle('Position',[484.375 -437.5 15.625 15.625], 'FaceColor',[0 0 0]);
rectangle('Position',[375 -484.375 15.625 15.625], 'FaceColor',[1 1 1]);
rectangle('Position',[390.625 -484.375 15.625 15.625], 'FaceColor',[1 1 1]);
rectangle('Position',[375 -500 15.625 15.625], 'FaceColor',[0 0 0]);
rectangle('Position',[390.625 -500 15.625 15.625], 'FaceColor',[0 0 0]);
rectangle('Position',[406.25 -484.375 15.625 15.625], 'FaceColor',[1 1 1]);
rectangle('Position',[421.875 -484.375 15.625 15.625], 'FaceColor',[1 1 1]);
rectangle('Position',[406.25 -500 15.625 15.625], 'FaceColor',[0 0 0]);
rectangle('Position',[421.875 -500 15.625 15.625], 'FaceColor',[0 0 0]);
rectangle('Position',[468.75 -453.125 15.625 15.625], 'FaceColor',[1 1 1]);
rectangle('Position',[484.375 -453.125 15.625 15.625], 'FaceColor',[0 0 0]);
rectangle('Position',[468.75 -468.75 15.625 15.625], 'FaceColor',[1 1 1]);
rectangle('Position',[484.375 -468.75 15.625 15.625], 'FaceColor',[0 0 0]);
rectangle('Position',[437.5 -484.375 15.625 15.625], 'FaceColor',[1 1 1]);
rectangle('Position',[453.125 -484.375 15.625 15.625], 'FaceColor',[1 1 1]);
rectangle('Position',[437.5 -500 15.625 15.625], 'FaceColor',[0 0 0]);
rectangle('Position',[453.125 -500 15.625 15.625], 'FaceColor',[0 0 0]);
rectangle('Position',[468.75 -484.375 15.625 15.625], 'FaceColor',[1 1 1]);
rectangle('Position',[484.375 -484.375 15.625 15.625], 'FaceColor',[0 0 0]);
rectangle('Position',[468.75 -500 15.625 15.625], 'FaceColor',[0 0 0]);
rectangle('Position',[484.375 -500 15.625 15.625], 'FaceColor',[0 0 0]);
rectangle('Position',[93.75 -23.4375 7.8125 7.8125], 'FaceColor',[1 1 1]);
rectangle('Position',[101.562 -23.4375 7.8125 7.8125], 'FaceColor',[0 0 0]);
rectangle('Position',[93.75 -31.25 7.8125 7.8125], 'FaceColor',[1 1 1]);
rectangle('Position',[101.562 -31.25 7.8125 7.8125], 'FaceColor',[0 0 0]);
rectangle('Position',[93.75 -39.0625 7.8125 7.8125], 'FaceColor',[1 1 1]);
rectangle('Position',[101.562 -39.0625 7.8125 7.8125], 'FaceColor',[0 0 0]);
rectangle('Position',[93.75 -46.875 7.8125 7.8125], 'FaceColor',[1 1 1]);
rectangle('Position',[101.562 -46.875 7.8125 7.8125], 'FaceColor',[0 0 0]);
rectangle('Position',[93.75 -54.6875 7.8125 7.8125], 'FaceColor',[1 1 1]);
rectangle('Position',[101.562 -54.6875 7.8125 7.8125], 'FaceColor',[0 0 0]);
rectangle('Position',[93.75 -62.5 7.8125 7.8125], 'FaceColor',[1 1 1]);
rectangle('Position',[101.562 -62.5 7.8125 7.8125], 'FaceColor',[0 0 0]);
rectangle('Position',[93.75 -70.3125 7.8125 7.8125], 'FaceColor',[1 1 1]);
rectangle('Position',[101.562 -70.3125 7.8125 7.8125], 'FaceColor',[0 0 0]);
rectangle('Position',[93.75 -78.125 7.8125 7.8125], 'FaceColor',[1 1 1]);
rectangle('Position',[101.562 -78.125 7.8125 7.8125], 'FaceColor',[0 0 0]);
rectangle('Position',[93.75 -85.9375 7.8125 7.8125], 'FaceColor',[1 1 1]);
rectangle('Position',[101.562 -85.9375 7.8125 7.8125], 'FaceColor',[0 0 0]);
rectangle('Position',[93.75 -93.75 7.8125 7.8125], 'FaceColor',[1 1 1]);
rectangle('Position',[101.562 -93.75 7.8125 7.8125], 'FaceColor',[0 0 0]);
rectangle('Position',[93.75 -101.562 7.8125 7.8125], 'FaceColor',[1 1 1]);
rectangle('Position',[101.562 -101.562 7.8125 7.8125], 'FaceColor',[0 0 0]);
rectangle('Position',[93.75 -109.375 7.8125 7.8125], 'FaceColor',[1 1 1]);
rectangle('Position',[101.562 -109.375 7.8125 7.8125], 'FaceColor',[0 0 0]);
rectangle('Position',[93.75 -117.188 7.8125 7.8125], 'FaceColor',[1 1 1]);
rectangle('Position',[101.562 -117.188 7.8125 7.8125], 'FaceColor',[0 0 0]);
rectangle('Position',[93.75 -125 7.8125 7.8125], 'FaceColor',[1 1 1]);
rectangle('Position',[101.562 -125 7.8125 7.8125], 'FaceColor',[0 0 0]);
rectangle('Position',[218.75 -23.4375 7.8125 7.8125], 'FaceColor',[0 0 0]);
rectangle('Position',[226.562 -23.4375 7.8125 7.8125], 'FaceColor',[1 1 1]);
rectangle('Position',[218.75 -31.25 7.8125 7.8125], 'FaceColor',[0 0 0]);
rectangle('Position',[226.562 -31.25 7.8125 7.8125], 'FaceColor',[1 1 1]);
rectangle('Position',[218.75 -39.0625 7.8125 7.8125], 'FaceColor',[0 0 0]);
rectangle('Position',[226.562 -39.0625 7.8125 7.8125], 'FaceColor',[1 1 1]);
rectangle('Position',[218.75 -46.875 7.8125 7.8125], 'FaceColor',[0 0 0]);
rectangle('Position',[226.562 -46.875 7.8125 7.8125], 'FaceColor',[1 1 1]);
rectangle('Position',[218.75 -54.6875 7.8125 7.8125], 'FaceColor',[0 0 0]);
rectangle('Position',[226.562 -54.6875 7.8125 7.8125], 'FaceColor',[1 1 1]);
rectangle('Position',[218.75 -62.5 7.8125 7.8125], 'FaceColor',[0 0 0]);
rectangle('Position',[226.562 -62.5 7.8125 7.8125], 'FaceColor',[1 1 1]);
rectangle('Position',[218.75 -70.3125 7.8125 7.8125], 'FaceColor',[0 0 0]);
rectangle('Position',[226.562 -70.3125 7.8125 7.8125], 'FaceColor',[1 1 1]);
rectangle('Position',[218.75 -78.125 7.8125 7.8125], 'FaceColor',[0 0 0]);
rectangle('Position',[226.562 -78.125 7.8125 7.8125], 'FaceColor',[1 1 1]);
rectangle('Position',[218.75 -85.9375 7.8125 7.8125], 'FaceColor',[0 0 0]);
rectangle('Position',[226.562 -85.9375 7.8125 7.8125], 'FaceColor',[1 1 1]);
rectangle('Position',[218.75 -93.75 7.8125 7.8125], 'FaceColor',[0 0 0]);
rectangle('Position',[226.562 -93.75 7.8125 7.8125], 'FaceColor',[1 1 1]);
rectangle('Position',[218.75 -101.562 7.8125 7.8125], 'FaceColor',[0 0 0]);
rectangle('Position',[226.562 -101.562 7.8125 7.8125], 'FaceColor',[1 1 1]);
rectangle('Position',[218.75 -109.375 7.8125 7.8125], 'FaceColor',[0 0 0]);
rectangle('Position',[226.562 -109.375 7.8125 7.8125], 'FaceColor',[1 1 1]);
rectangle('Position',[218.75 -117.188 7.8125 7.8125], 'FaceColor',[0 0 0]);
rectangle('Position',[226.562 -117.188 7.8125 7.8125], 'FaceColor',[1 1 1]);
rectangle('Position',[218.75 -125 7.8125 7.8125], 'FaceColor',[0 0 0]);
rectangle('Position',[226.562 -125 7.8125 7.8125], 'FaceColor',[1 1 1]);
rectangle('Position',[109.375 -226.562 7.8125 7.8125], 'FaceColor',[1 1 1]);
rectangle('Position',[117.188 -226.562 7.8125 7.8125], 'FaceColor',[1 1 1]);
rectangle('Position',[109.375 -234.375 7.8125 7.8125], 'FaceColor',[0 0 0]);
rectangle('Position',[117.188 -234.375 7.8125 7.8125], 'FaceColor',[0 0 0]);
rectangle('Position',[125 -226.562 7.8125 7.8125], 'FaceColor',[1 1 1]);
rectangle('Position',[132.812 -226.562 7.8125 7.8125], 'FaceColor',[1 1 1]);
rectangle('Position',[125 -234.375 7.8125 7.8125], 'FaceColor',[0 0 0]);
rectangle('Position',[132.812 -234.375 7.8125 7.8125], 'FaceColor',[0 0 0]);
rectangle('Position',[265.625 -351.562 7.8125 7.8125], 'FaceColor',[1 1 1]);
rectangle('Position',[273.438 -351.562 7.8125 7.8125], 'FaceColor',[0 0 0]);
rectangle('Position',[265.625 -359.375 7.8125 7.8125], 'FaceColor',[1 1 1]);
rectangle('Position',[273.438 -359.375 7.8125 7.8125], 'FaceColor',[0 0 0]);
rectangle('Position',[265.625 -367.188 7.8125 7.8125], 'FaceColor',[1 1 1]);
rectangle('Position',[273.438 -367.188 7.8125 7.8125], 'FaceColor',[0 0 0]);
rectangle('Position',[265.625 -375 7.8125 7.8125], 'FaceColor',[1 1 1]);
rectangle('Position',[273.438 -375 7.8125 7.8125], 'FaceColor',[0 0 0]);
rectangle('Position',[375 -351.562 7.8125 7.8125], 'FaceColor',[1 1 1]);
rectangle('Position',[382.812 -351.562 7.8125 7.8125], 'FaceColor',[1 1 1]);
rectangle('Position',[375 -359.375 7.8125 7.8125], 'FaceColor',[0 0 0]);
rectangle('Position',[382.812 -359.375 7.8125 7.8125], 'FaceColor',[0 0 0]);
rectangle('Position',[390.625 -351.562 7.8125 7.8125], 'FaceColor',[1 1 1]);
rectangle('Position',[398.438 -351.562 7.8125 7.8125], 'FaceColor',[1 1 1]);
rectangle('Position',[390.625 -359.375 7.8125 7.8125], 'FaceColor',[0 0 0]);
rectangle('Position',[398.438 -359.375 7.8125 7.8125], 'FaceColor',[0 0 0]);
rectangle('Position',[406.25 -351.562 7.8125 7.8125], 'FaceColor',[1 1 1]);
rectangle('Position',[414.062 -351.562 7.8125 7.8125], 'FaceColor',[1 1 1]);
rectangle('Position',[406.25 -359.375 7.8125 7.8125], 'FaceColor',[0 0 0]);
rectangle('Position',[414.062 -359.375 7.8125 7.8125], 'FaceColor',[0 0 0]);
rectangle('Position',[421.875 -351.562 7.8125 7.8125], 'FaceColor',[1 1 1]);
rectangle('Position',[429.688 -351.562 7.8125 7.8125], 'FaceColor',[1 1 1]);
rectangle('Position',[421.875 -359.375 7.8125 7.8125], 'FaceColor',[0 0 0]);
rectangle('Position',[429.688 -359.375 7.8125 7.8125], 'FaceColor',[0 0 0]);
rectangle('Position',[437.5 -351.562 7.8125 7.8125], 'FaceColor',[1 1 1]);
rectangle('Position',[445.312 -351.562 7.8125 7.8125], 'FaceColor',[1 1 1]);
rectangle('Position',[437.5 -359.375 7.8125 7.8125], 'FaceColor',[0 0 0]);
rectangle('Position',[445.312 -359.375 7.8125 7.8125], 'FaceColor',[0 0 0]);
rectangle('Position',[453.125 -351.562 7.8125 7.8125], 'FaceColor',[1 1 1]);
rectangle('Position',[460.938 -351.562 7.8125 7.8125], 'FaceColor',[1 1 1]);
rectangle('Position',[453.125 -359.375 7.8125 7.8125], 'FaceColor',[0 0 0]);
rectangle('Position',[460.938 -359.375 7.8125 7.8125], 'FaceColor',[0 0 0]);
rectangle('Position',[468.75 -351.562 7.8125 7.8125], 'FaceColor',[1 1 1]);
rectangle('Position',[476.562 -351.562 7.8125 7.8125], 'FaceColor',[1 1 1]);
rectangle('Position',[468.75 -359.375 7.8125 7.8125], 'FaceColor',[0 0 0]);
rectangle('Position',[476.562 -359.375 7.8125 7.8125], 'FaceColor',[0 0 0]);
rectangle('Position',[265.625 -382.812 7.8125 7.8125], 'FaceColor',[1 1 1]);
rectangle('Position',[273.438 -382.812 7.8125 7.8125], 'FaceColor',[0 0 0]);
rectangle('Position',[265.625 -390.625 7.8125 7.8125], 'FaceColor',[1 1 1]);
rectangle('Position',[273.438 -390.625 7.8125 7.8125], 'FaceColor',[0 0 0]);
rectangle('Position',[265.625 -398.438 7.8125 7.8125], 'FaceColor',[1 1 1]);
rectangle('Position',[273.438 -398.438 7.8125 7.8125], 'FaceColor',[0 0 0]);
rectangle('Position',[265.625 -406.25 7.8125 7.8125], 'FaceColor',[1 1 1]);
rectangle('Position',[273.438 -406.25 7.8125 7.8125], 'FaceColor',[0 0 0]);
rectangle('Position',[265.625 -414.062 7.8125 7.8125], 'FaceColor',[1 1 1]);
rectangle('Position',[273.438 -414.062 7.8125 7.8125], 'FaceColor',[0 0 0]);
rectangle('Position',[265.625 -421.875 7.8125 7.8125], 'FaceColor',[1 1 1]);
rectangle('Position',[273.438 -421.875 7.8125 7.8125], 'FaceColor',[0 0 0]);
rectangle('Position',[265.625 -429.688 7.8125 7.8125], 'FaceColor',[1 1 1]);
rectangle('Position',[273.438 -429.688 7.8125 7.8125], 'FaceColor',[0 0 0]);
rectangle('Position',[265.625 -437.5 7.8125 7.8125], 'FaceColor',[1 1 1]);
rectangle('Position',[273.438 -437.5 7.8125 7.8125], 'FaceColor',[0 0 0]);
rectangle('Position',[265.625 -445.312 7.8125 7.8125], 'FaceColor',[1 1 1]);
rectangle('Position',[273.438 -445.312 7.8125 7.8125], 'FaceColor',[0 0 0]);
rectangle('Position',[265.625 -453.125 7.8125 7.8125], 'FaceColor',[1 1 1]);
rectangle('Position',[273.438 -453.125 7.8125 7.8125], 'FaceColor',[0 0 0]);
rectangle('Position',[265.625 -460.938 7.8125 7.8125], 'FaceColor',[1 1 1]);
rectangle('Position',[273.438 -460.938 7.8125 7.8125], 'FaceColor',[0 0 0]);
rectangle('Position',[265.625 -468.75 7.8125 7.8125], 'FaceColor',[1 1 1]);
rectangle('Position',[273.438 -468.75 7.8125 7.8125], 'FaceColor',[0 0 0]);
rectangle('Position',[265.625 -476.562 7.8125 7.8125], 'FaceColor',[1 1 1]);
rectangle('Position',[273.438 -476.562 7.8125 7.8125], 'FaceColor',[0 0 0]);
rectangle('Position',[265.625 -484.375 7.8125 7.8125], 'FaceColor',[1 1 1]);
rectangle('Position',[273.438 -484.375 7.8125 7.8125], 'FaceColor',[0 0 0]);
X=[466.667,466.667,437.5,375,375,312.5,312.5,312.5,296.875,281.25,265.625,250,234.375,234.375,234.375,218.75,187.5,156.25,125,93.75,93.75,62.5,33.3333];
Y=[-33.3333,-33.3333,-62.5,-156.25,-156.25,-250,-250,-250,-265.625,-265.625,-265.625,-265.625,-265.625,-265.625,-265.625,-250,-218.75,-187.5,-125,-93.75,-62.5,-31.25,-33.3333];
hold on;
plot(X,Y,'r');
legend('1488.7','Location','southoutside');
